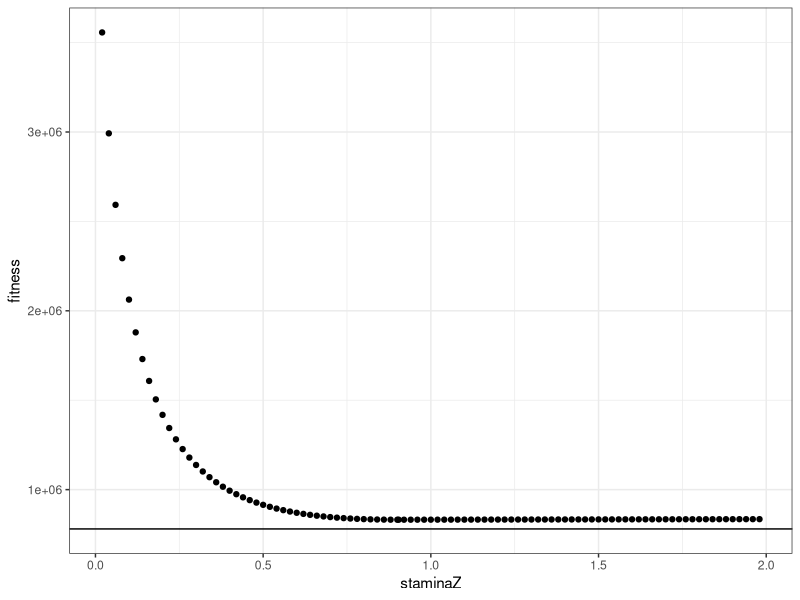
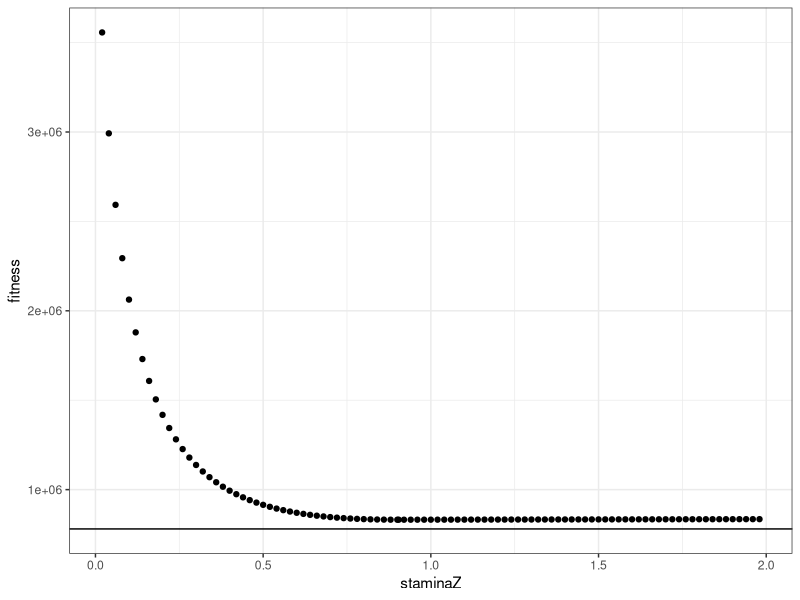

Generate these figures, in order, with R:
library(tidyverse)
library(stringr)

data <- read_csv("../profiles/staminaZ.csv")
plot_profile <- data %>%
    ggplot(aes(x = staminaZ, y = fitness)) +
    geom_point() +
    geom_hline(yintercept = 780394.4 + 1.92) +
    theme_bw()
plot_profile
ggsave("../presentation/figures/profile_staminaZ.png", plot_profile, width = 15, units = "cm")
